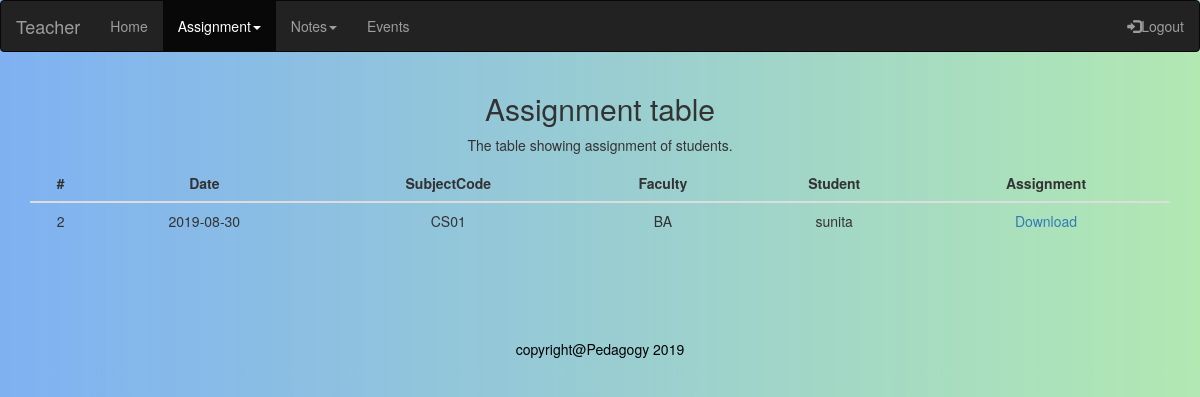
Page /teacher/receiveAssignment.php on the earlier database version.
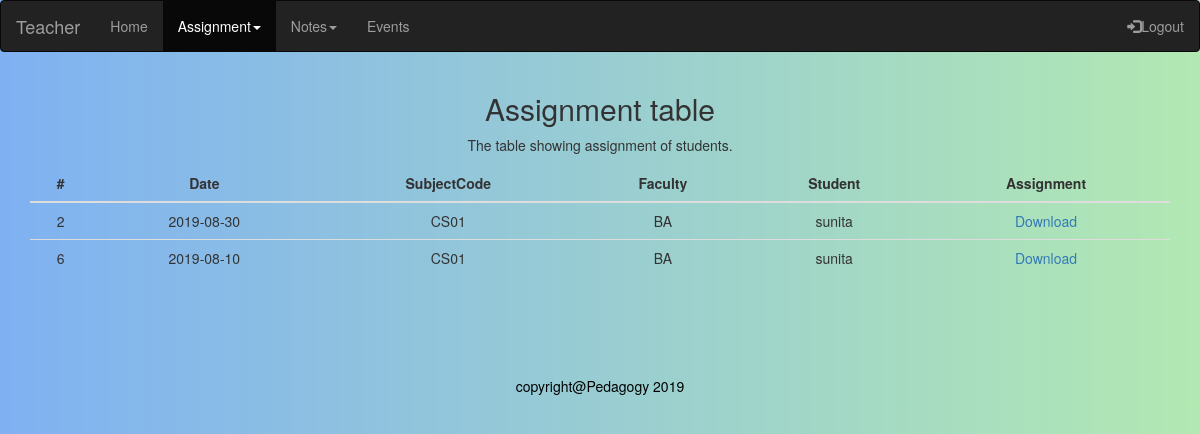
Same page on the later database version.
### tables this page shows
CREATE TABLE `assignmentreceive` (
  `Id` bigint(20) NOT NULL,
  `Date` date NOT NULL,
  `SubjectCode` varchar(20) NOT NULL,
  `Faculty` varchar(20) NOT NULL,
  `Student` varchar(20) NOT NULL,
  `Assignment` blob NOT NULL
);

### teacher/receiveAssignment.php (the view, shortened to what this page needs)
<!DOCTYPE html>
<html lang="en">
<head>
  <link rel="stylesheet" href="https://maxcdn.bootstrapcdn.com/bootstrap/3.4.0/css/bootstrap.min.css">
</head>
<body>
<nav class="navbar navbar-inverse">
  <div class="container-fluid">
    <div class="navbar-header">
      <a class="navbar-brand" href="#">Teacher</a>
    </div>
    <ul class="nav navbar-nav">
      <li ><a href="home.php">Home</a></li>
      <li class="dropdown active">
        <a class="dropdown-toggle" data-toggle="dropdown" href="#">Assignment<span class="caret"></span></a>
      </li>
       <li class="dropdown">
        <a class="dropdown-toggle" data-toggle="dropdown" href="#">Notes<span class="caret"></span></a>
      </li>
      <li class=""><a href="eventreceive.php">Events</a></li>
     </ul>
      <ul class="nav navbar-nav navbar-right">
          <li><a href="../login.php"><span class="glyphicon glyphicon-log-in"></span>Logout</a></li>
    </ul>
  </div>
</nav>
<div class="container text-center">
  <h2>Assignment table</h2>
  <p>The table showing assignment of students.</p>
  <table class="table table-hover ">
    <thead>
      <tr>
         <th scope="col">#</th>
         <th scope="col">Date</th>
         <th scope="col">SubjectCode</th>
         <th scope="col">Faculty</th>
         <th scope="col">Student</th>
         <th scope="col">Assignment</th>
      </tr>
    </thead>
    <tbody>
   <?php
     include "../php/connect.php";
     $query = "SELECT * FROM assignmentreceive";
     $result = mysqli_query($con,$query);
     if(mysqli_num_rows($result) >0){
         while($record=mysqli_fetch_assoc($result)){
             $id=$record['Id'];
             $date=$record['Date'];
             $subjectcode=$record['SubjectCode'];
             $faculty=$record['Faculty'];
             $student=$record['Student'];
             $assignment=$record['Assignment'];
             echo "<tr scope='row'>";
             echo "<td>$id</td>";
              echo "<td>$date</td>";
              echo "<td>$subjectcode</td>";
              echo "<td>$faculty</td>";
              echo "<td>$student</td>";
             echo "<td><a href='../upload/assignmentreceive/$assignment'>Download</a></td>";
             echo "</tr>";
         }
     }
        ?>
    </tbody>
  </table>
<footer class="container-fluid text-center" style="color: black; margin-top: 100px;">
  <p>copyright@Pedagogy 2019</p>
</footer>
    </div>
</body>
</html>

Differences in the rows shown:
added assignmentreceive: Id "6", Date "2019-08-10", SubjectCode "CS01", Faculty "BA", Student "sunita"
